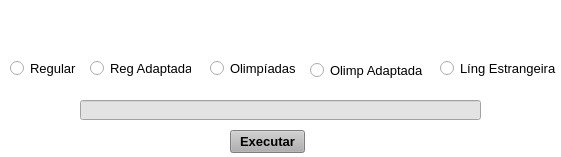
<?xml version="1.0" encoding="UTF-8"?>
<ui version="4.0">
 <class>Form</class>
 <widget class="QWidget" name="Form">
  <property name="geometry">
   <rect>
    <x>0</x>
    <y>0</y>
    <width>561</width>
    <height>157</height>
   </rect>
  </property>
  <property name="windowTitle">
   <string>Form</string>
  </property>
  <property name="toolTip">
   <string>&lt;html&gt;&lt;head/&gt;&lt;body&gt;&lt;p&gt;&lt;img src=&quot;:/_imagens/master.png&quot;/&gt;&lt;/p&gt;&lt;/body&gt;&lt;/html&gt;</string>
  </property>
  <property name="whatsThis">
   <string>&lt;html&gt;&lt;head/&gt;&lt;body&gt;&lt;p&gt;&lt;img src=&quot;:/imagens/master.png&quot;/&gt;&lt;/p&gt;&lt;/body&gt;&lt;/html&gt;</string>
  </property>
  <property name="styleSheet">
   <string notr="true">background-color: rgb(255, 255, 255);</string>
  </property>
  <widget class="QLineEdit" name="caminho">
   <property name="geometry">
    <rect>
     <x>80</x>
     <y>100</y>
     <width>401</width>
     <height>20</height>
    </rect>
   </property>
   <property name="styleSheet">
    <string notr="true">background-color: rgb(227, 227, 227);</string>
   </property>
   <property name="text">
    <string/>
   </property>
  </widget>
  <widget class="QRadioButton" name="linguagem">
   <property name="geometry">
    <rect>
     <x>440</x>
     <y>60</y>
     <width>131</width>
     <height>17</height>
    </rect>
   </property>
   <property name="font">
    <font>
     <pointsize>10</pointsize>
     <weight>50</weight>
     <bold>false</bold>
    </font>
   </property>
   <property name="text">
    <string>Líng Estrangeira</string>
   </property>
  </widget>
  <widget class="QRadioButton" name="olim_adap">
   <property name="geometry">
    <rect>
     <x>310</x>
     <y>60</y>
     <width>121</width>
     <height>20</height>
    </rect>
   </property>
   <property name="font">
    <font>
     <pointsize>10</pointsize>
     <weight>50</weight>
     <bold>false</bold>
    </font>
   </property>
   <property name="text">
    <string>Olimp Adaptada</string>
   </property>
  </widget>
  <widget class="QRadioButton" name="reg_adap">
   <property name="geometry">
    <rect>
     <x>90</x>
     <y>60</y>
     <width>101</width>
     <height>17</height>
    </rect>
   </property>
   <property name="font">
    <font>
     <pointsize>10</pointsize>
     <weight>50</weight>
     <bold>false</bold>
    </font>
   </property>
   <property name="text">
    <string>Reg Adaptada</string>
   </property>
  </widget>
  <widget class="QRadioButton" name="regular">
   <property name="geometry">
    <rect>
     <x>10</x>
     <y>60</y>
     <width>71</width>
     <height>17</height>
    </rect>
   </property>
   <property name="font">
    <font>
     <pointsize>10</pointsize>
     <weight>50</weight>
     <bold>false</bold>
    </font>
   </property>
   <property name="text">
    <string>Regular</string>
   </property>
  </widget>
  <widget class="QRadioButton" name="olimpiada">
   <property name="geometry">
    <rect>
     <x>210</x>
     <y>60</y>
     <width>91</width>
     <height>17</height>
    </rect>
   </property>
   <property name="font">
    <font>
     <pointsize>10</pointsize>
     <weight>50</weight>
     <bold>false</bold>
    </font>
   </property>
   <property name="text">
    <string>Olimpíadas</string>
   </property>
  </widget>
  <widget class="QPushButton" name="executar">
   <property name="geometry">
    <rect>
     <x>230</x>
     <y>130</y>
     <width>75</width>
     <height>23</height>
    </rect>
   </property>
   <property name="font">
    <font>
     <pointsize>10</pointsize>
     <weight>75</weight>
     <bold>true</bold>
    </font>
   </property>
   <property name="styleSheet">
    <string notr="true">background-color: rgb(176, 176, 176);</string>
   </property>
   <property name="text">
    <string>Executar</string>
   </property>
  </widget>
  <widget class="QLabel" name="label">
   <property name="geometry">
    <rect>
     <x>10</x>
     <y>10</y>
     <width>131</width>
     <height>41</height>
    </rect>
   </property>
   <property name="text">
    <string/>
   </property>
   <property name="pixmap">
    <pixmap>../../../Pictures/colegio_master.png</pixmap>
   </property>
   <property name="scaledContents">
    <bool>true</bool>
   </property>
  </widget>
 </widget>
 <resources>
  <include location="../../../Pictures/master.png"/>
 </resources>
 <connections/>
</ui>
